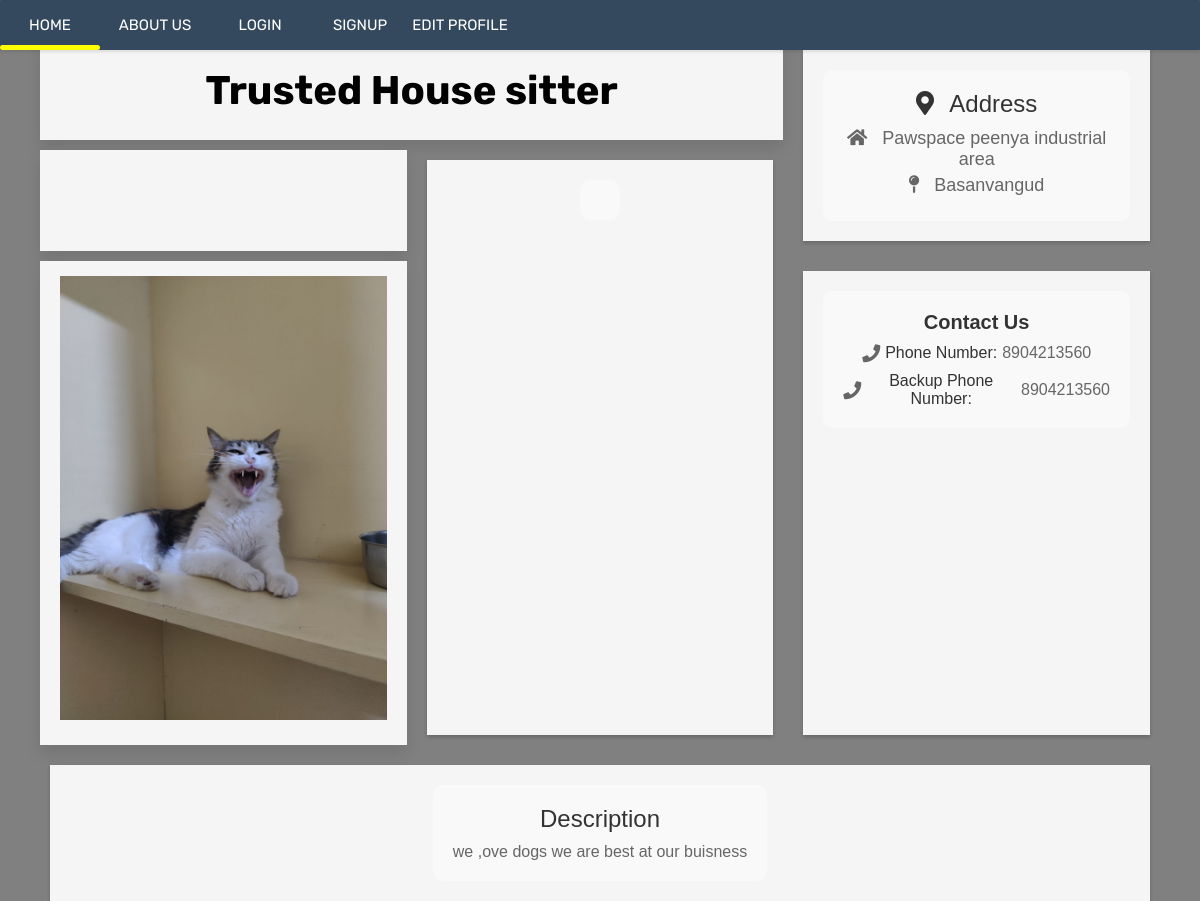
The app's page /profile/22 with its own data.
### caretaker/models.py (models this page shows, shortened)
class UserProfile(models.Model):
    user = models.OneToOneField(User, primary_key=True, verbose_name='user', related_name='profile', on_delete=models.CASCADE)
    name = models.CharField(max_length=100, null=True)
    form_number = models.CharField(max_length=12, null=True)
    phone_number = models.CharField(max_length=10, null=True)
    backup_phonenumber = models.CharField(max_length=10, null=True)
    first_line = models.CharField(max_length=100, null=True)
    second_line = models.CharField(max_length=100, blank=True)
    city = models.CharField(max_length=100, null=True)
    state = models.CharField(max_length=50, null=True)
    postal_code = models.CharField(max_length=20, null=True)
    description = models.TextField(null=True)
    services_description = models.ManyToManyField(Service, through='ServiceDescription')
    image = models.ImageField(upload_to='caretaker_images/', null=True, blank=True)
    view_counter = models.PositiveIntegerField(default=0)

### caretaker/views.py (the view)
# urls.py: path('profile/<int:pk>',ProfileView.as_view(),name='profile'),
class ProfileView(View):
    def get(self, request, pk, *args, **kwargs):
          profile = get_object_or_404(UserProfile, pk=pk)
          user = profile.user
          service_descriptions = profile.servicedescription_set.all()
          profile.view_counter += 1
          profile.save()
          context = {
               'user': user,
               'profile': profile,
               'service_descriptions': service_descriptions,
          }
          return render(request, 'profilepage.html', context)

### templates/profilepage.html (shortened to what this page needs)
<html>
    <head>
    <link rel="stylesheet" href="https://cdnjs.cloudflare.com/ajax/libs/font-awesome/5.15.3/css/all.min.css" />
    </head>
<body>
    <nav>
        <a href="/display">Home</a>
        <a href="/">About Us</a>
        <a href="{% url 'account_login'%}">Login</a>
        <a href="{% url 'account_signup' %}">SignUp</a>
        <a href="{% url 'caretaker:profile-edit' profile.pk %}">Edit Profile</a>
        <div class="animation start-home"></div>
    </nav>
    <br>
    <br>
    <body>
        <br>
    <br><br>
    <br>
        {% block content %}
        <div class="container">
            <div class="box">
                <div class="content">
                    {% if profile.name %}
                        <h1 class="py-4">{{ profile.name }}
                    {% endif %}
                </div>
            </div>
            <div class="box" style="display: inline-block; margin: 10px; box-shadow: 0 2px 4px rgba(0, 0, 0, 0.2); transition: box-shadow 0.3s;">
                <div class="content" style="padding: 20px; background-color: #f9f9f9; border-radius: 10px;">
                    <h3 style="font-size: 24px; color: #333; margin-bottom: 10px; font-family: 'Arial', sans-serif;"><i class="fas fa-map-marker-alt" style="margin-right: 10px;"></i> Address</h3>
                    <p style="font-size: 18px; color: #666; margin-bottom: 5px; font-family: 'Arial', sans-serif;"><i class="fas fa-home" style="margin-right: 10px;"></i> {{ profile.first_line }}</p>
                    <p style="font-size: 18px; color: #666; margin-bottom: 5px; font-family: 'Arial', sans-serif;"><i class="fas fa-map-pin" style="margin-right: 10px;"></i> {{ profile.second_line }}</p>
                </div>
            </div>
            <div class="box">
            </div>
            <div class="box" style="display: inline-block; margin: 10px; box-shadow: 0 2px 4px rgba(0, 0, 0, 0.2); transition: box-shadow 0.3s;">
                <div class="content" style="padding: 20px; background-color: #f9f9f9; border-radius: 10px;">
                </div>
            </div>
            <div class="box" style="display: inline-block; margin: 10px; box-shadow: 0 2px 4px rgba(0, 0, 0, 0.2); transition: box-shadow 0.3s;">
                <div class="content" style="padding: 20px; background-color: #f9f9f9; border-radius: 10px;">
                    {% if profile.description %}
                    <h3 style="font-size: 24px; color: #333; margin-bottom: 10px; font-family: 'Arial', sans-serif;">Description</h3>
                    <p style="font-size: 16px; color: #666; margin-bottom: 0; font-family: 'Arial', sans-serif;">{{ profile.description }}</p>
                    {% endif %}
                </div>
            </div>
            <div class="box">
                <div class="content">
                    {% if profile.image %}
                    <img class="card-img-top" src="{{ profile.image.url }}" alt="{{ profile.name }}" style="width: 100%; height: 100%; object-fit: cover;">
                    {% endif %}
                </div>
            </div>
            <div class="box" style="display: inline-block; margin: 10px; box-shadow: 0 2px 4px rgba(0, 0, 0, 0.2); transition: box-shadow 0.3s;">
                <div class="content" style="padding: 20px; background-color: #f9f9f9; border-radius: 10px; text-align: center;">
                    <h3 style="font-size: 20px; color: #333; margin-bottom: 10px; font-family: 'Arial', sans-serif; font-weight: bold;">Contact Us</h3>
                    {% if profile.phone_number %}
                    <div style="display: flex; align-items: center; justify-content: center; margin-bottom: 10px;">
                        <i class="fas fa-phone" style="font-size: 18px; color: #666; margin-right: 5px;"></i>
                        <p style="font-size: 16px; color: #333; margin-bottom: 0; font-family: 'Arial', sans-serif;">Phone Number:</p>
                        <p style="font-size: 16px; color: #666; margin-bottom: 0; margin-left: 5px; font-family: 'Arial', sans-serif;">{{ profile.phone_number }}</p>
                    </div>
                    {% endif %}
                    {% if profile.backup_phonenumber %}
                    <div style="display: flex; align-items: center; justify-content: center;">
                        <i class="fas fa-phone" style="font-size: 18px; color: #666; margin-right: 5px;"></i>
                        <p style="font-size: 16px; color: #333; margin-bottom: 0; font-family: 'Arial', sans-serif;">Backup Phone Number:</p>
                        <p style="font-size: 16px; color: #666; margin-bottom: 0; margin-left: 5px; font-family: 'Arial', sans-serif;">{{ profile.backup_phonenumber }}</p>
                    </div>
                    {% endif %}
                </div>
            </div>
        {% endblock content %}
    </body>
</html>

### templates/profilepage.html (style rules this page uses)
* { margin: 0; padding: 0; box-sizing: border-box; font-family:'Rubik',sans-serif; }
body { display: flex; justify-content: center; align-self:center ; min-height: 100vh; background: #808080; }
.container { position:relative; max-width: 100%; display: grid; grid-template-columns: repeat(auto-fill,minmax(300px,1fr)); grid-template-rows:minmax(100px,auto); margin:40px; grid-auto-flow: dense; grid-gap: 10px; }
.container .box { background:#f5f5f5; padding: 20px; display: grid; font-size: 20px; place-items: center; text-align: center; color:#000; transition: 0.5s; box-shadow: 0px 8px 15px rgba(0, 0, 0, 0.1); }
.container .box img { position:relative; max-width:500px; margin-bottom:10px; }
.container .box:nth-child(1) { grid-column:span 2; grid-row: span 1 ; }
.container .box:nth-child(2) { grid-column:span 1; grid-row: span 2; }
.container .box:nth-child(4) { grid-column:span 1; grid-row: span 2; }
.container .box:nth-child(5) { grid-column:span 3; grid-row: span 1; }
body { font-family: 'Open Sans', sans-serif; margin: 0; }
nav { position: fixed; top: 0; left: 0; width: 100%; height: 50px; background: #34495e; border-radius: 1px; font-size: 0; box-shadow: 0 2px 3px 0 rgba(0,0,0,0.1); z-index: 100; }
nav a { font-size: 15px; text-transform: uppercase; color: white; text-decoration: none; line-height: 50px; position: relative; z-index: 1; display: inline-block; text-align: center; }
nav .animation { position: absolute; height: 5px; bottom: 0; z-index: 0; background: yellow; transition: all .5s ease 0s; border-radius: 8px; }
a:nth-child(1) { width: 100px; }
nav .start-home,a:nth-child(1):hover~.animation { width: 100px; left: 0; }
a:nth-child(2) { width: 110px; }
a:nth-child(3) { width: 100px; }
a:nth-child(4) { width: 100px; }
a:nth-child(5) { width: 100px; }
h3 { font-weight:300; }

### records on screen
UserProfile: name "Trusted House sitter", first_line "Pawspace peenya industrial area", second_line "Basanvangud", description "we ,ove dogs we are best at our buisness", image (picture), phone_number "8904213560", backup_phonenumber "8904213560"
